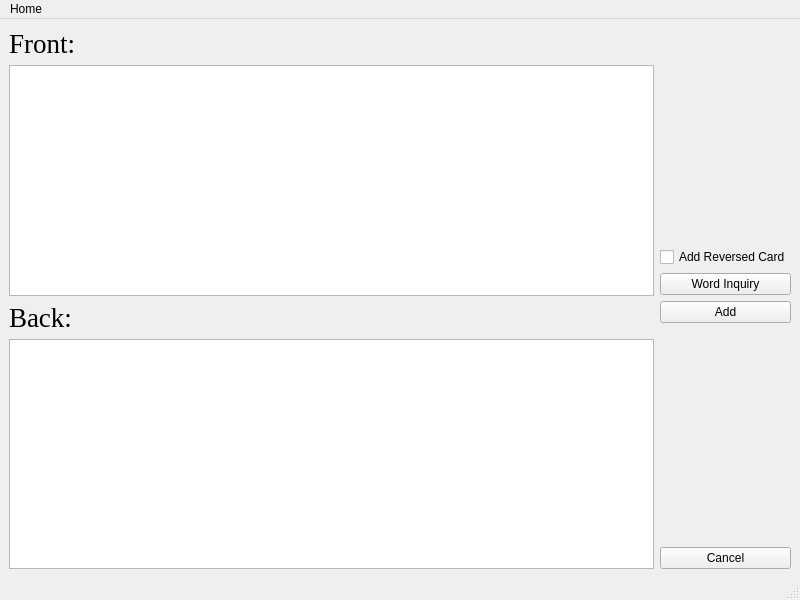
<?xml version="1.0" encoding="UTF-8"?>
<ui version="4.0">
 <class>MainWindow</class>
 <widget class="QMainWindow" name="MainWindow">
  <property name="geometry">
   <rect>
    <x>0</x>
    <y>0</y>
    <width>800</width>
    <height>600</height>
   </rect>
  </property>
  <property name="windowTitle">
   <string>MainWindow</string>
  </property>
  <widget class="QWidget" name="centralwidget">
   <layout class="QHBoxLayout" name="horizontalLayout">
    <item>
     <layout class="QVBoxLayout" name="verticalLayout">
      <item>
       <widget class="QLabel" name="label">
        <property name="maximumSize">
         <size>
          <width>71</width>
          <height>31</height>
         </size>
        </property>
        <property name="font">
         <font>
          <family>Times New Roman</family>
          <pointsize>20</pointsize>
         </font>
        </property>
        <property name="text">
         <string>Front:</string>
        </property>
       </widget>
      </item>
      <item>
       <widget class="QTextEdit" name="textEdit"/>
      </item>
      <item>
       <widget class="QLabel" name="label_2">
        <property name="maximumSize">
         <size>
          <width>91</width>
          <height>31</height>
         </size>
        </property>
        <property name="font">
         <font>
          <family>Times New Roman</family>
          <pointsize>20</pointsize>
         </font>
        </property>
        <property name="text">
         <string>Back:</string>
        </property>
       </widget>
      </item>
      <item>
       <widget class="QTextEdit" name="textEdit_2"/>
      </item>
     </layout>
    </item>
    <item>
     <layout class="QVBoxLayout" name="verticalLayout_2">
      <item>
       <spacer name="verticalSpacer">
        <property name="orientation">
         <enum>Qt::Vertical</enum>
        </property>
        <property name="sizeHint" stdset="0">
         <size>
          <width>20</width>
          <height>40</height>
         </size>
        </property>
       </spacer>
      </item>
      <item>
       <widget class="QCheckBox" name="checkBox">
        <property name="text">
         <string>Add Reversed Card</string>
        </property>
       </widget>
      </item>
      <item>
       <widget class="QPushButton" name="pushButton_2">
        <property name="text">
         <string>Word Inquiry</string>
        </property>
       </widget>
      </item>
      <item>
       <widget class="QPushButton" name="pushButton">
        <property name="text">
         <string>Add</string>
        </property>
       </widget>
      </item>
      <item>
       <spacer name="verticalSpacer_3">
        <property name="orientation">
         <enum>Qt::Vertical</enum>
        </property>
        <property name="sizeHint" stdset="0">
         <size>
          <width>20</width>
          <height>40</height>
         </size>
        </property>
       </spacer>
      </item>
      <item>
       <widget class="QPushButton" name="pushButton_3">
        <property name="text">
         <string>Cancel</string>
        </property>
       </widget>
      </item>
     </layout>
    </item>
   </layout>
  </widget>
  <widget class="QMenuBar" name="menubar">
   <property name="geometry">
    <rect>
     <x>0</x>
     <y>0</y>
     <width>800</width>
     <height>22</height>
    </rect>
   </property>
   <widget class="QMenu" name="menuHome">
    <property name="title">
     <string>Home</string>
    </property>
    <addaction name="actionBack"/>
    <addaction name="actionHome"/>
   </widget>
   <addaction name="menuHome"/>
  </widget>
  <widget class="QStatusBar" name="statusbar"/>
  <action name="actionBack">
   <property name="text">
    <string>Back</string>
   </property>
  </action>
  <action name="actionHome">
   <property name="text">
    <string>Home</string>
   </property>
  </action>
 </widget>
 <resources/>
 <connections/>
</ui>
